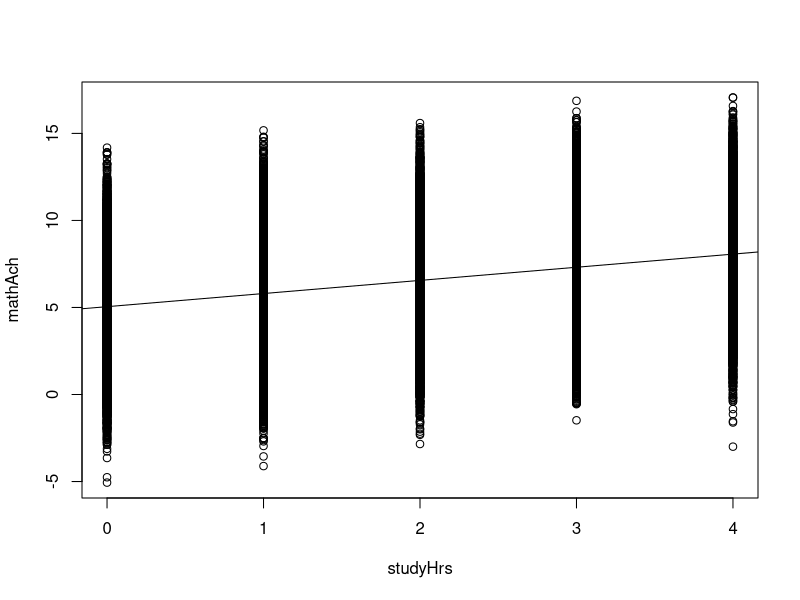
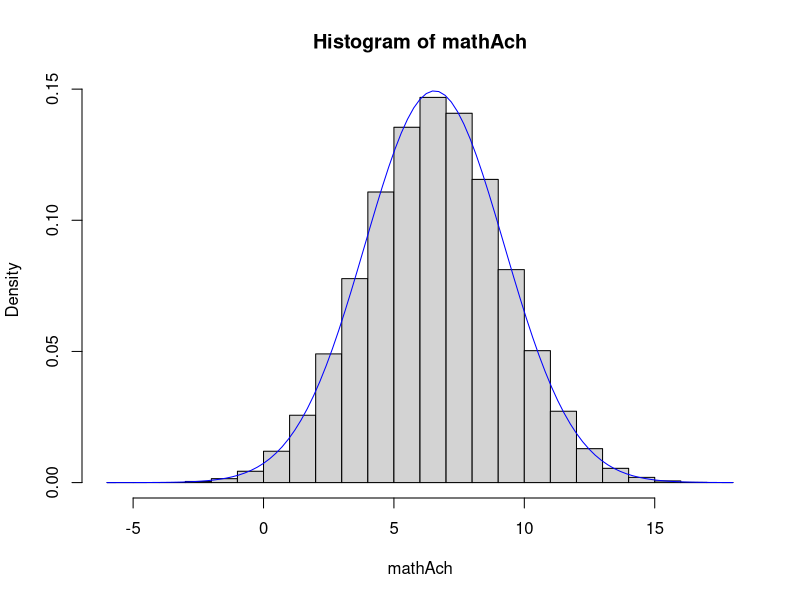
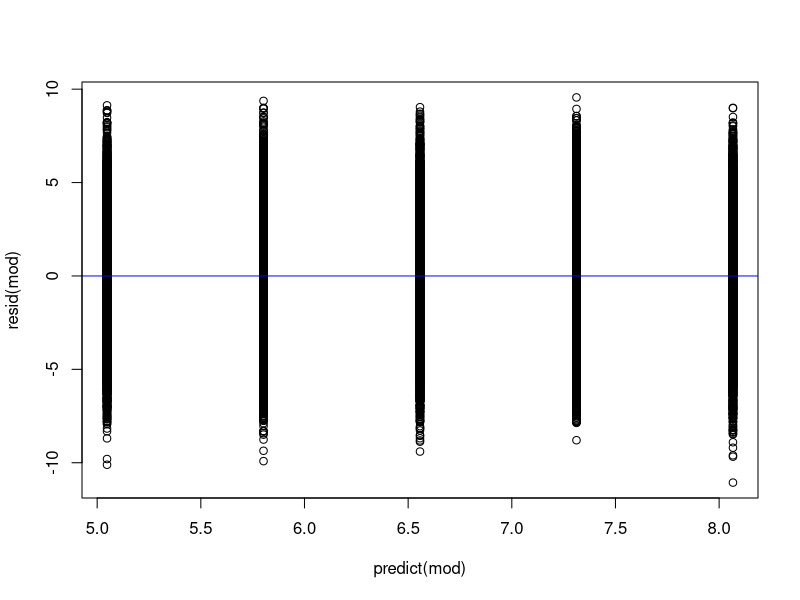

R code for these plots, in order:
## ---- chunk 1
knitr::opts_chunk$set(echo = TRUE, comment = NULL)
## ---- chunk 2
library(arm)
## ---- chunk 3
a <- 5.05
b <- .75
sigma <- 2.45
# Sample size (multiple of )
n <- 1e5
## ---- chunk 4
studyHrs <- rep(0:4, each = n/5)

set.seed(1234)
mathAch <- a + b*studyHrs + rnorm(n, 0, sigma)
## ---- chunk 5
mod <- lm(mathAch ~ studyHrs)
## ---- chunk 6
plot(mathAch ~ studyHrs)
abline(coef(mod))
## ---- chunk 7
hist(mathAch, probability = TRUE)
curve(dnorm(x, mean(mathAch), sd(mathAch)), add = TRUE, col = "blue")
## ---- chunk 8
mod <- lm(mathAch ~ studyHrs)
display(mod)
## ---- chunk 9

mns <- aggregate(resid(mod) ~ studyHrs, FUN = mean)
plot(resid(mod) ~ predict(mod))
abline(h = 0, col = "blue")
